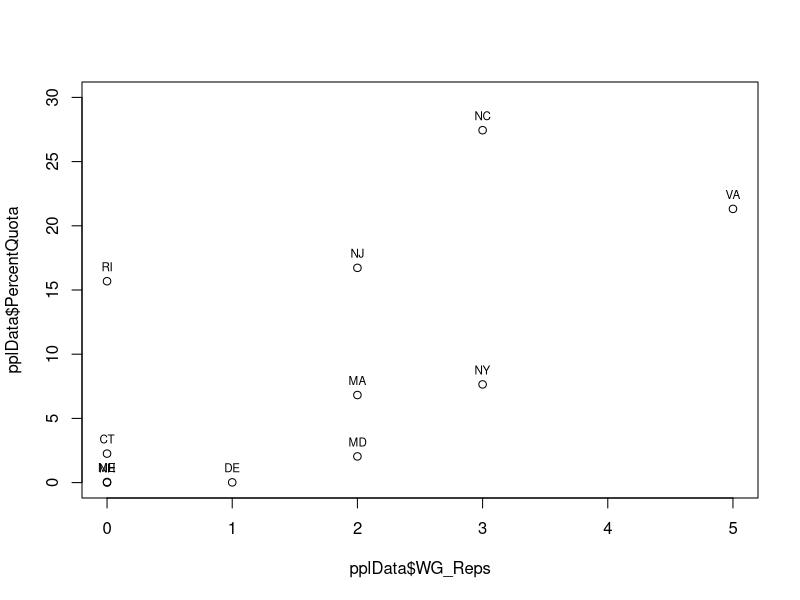
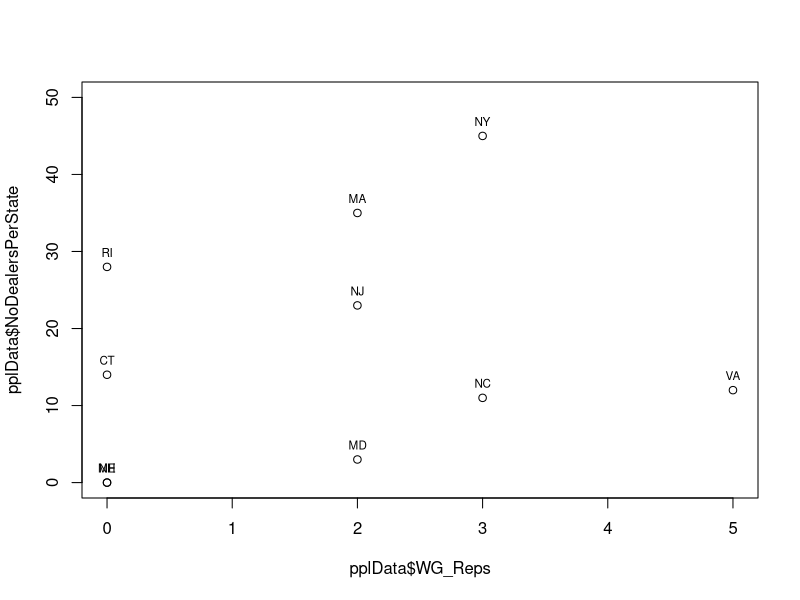
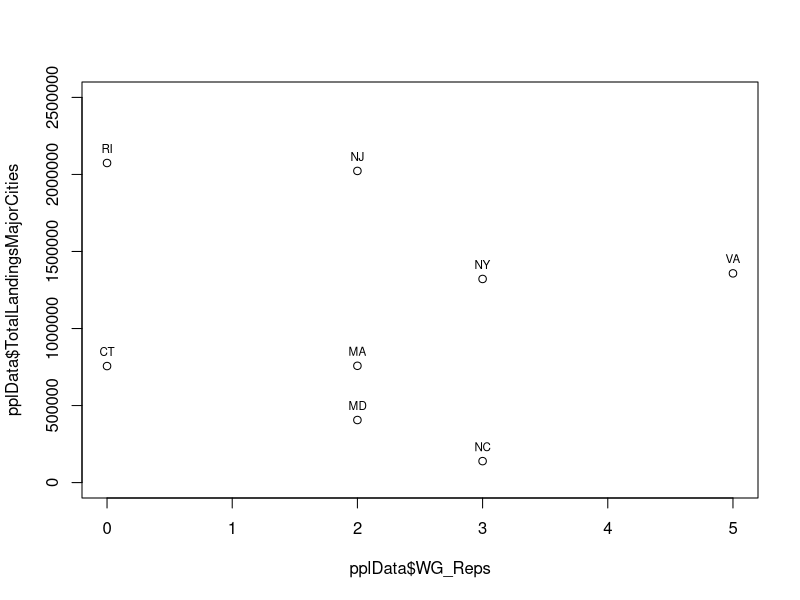
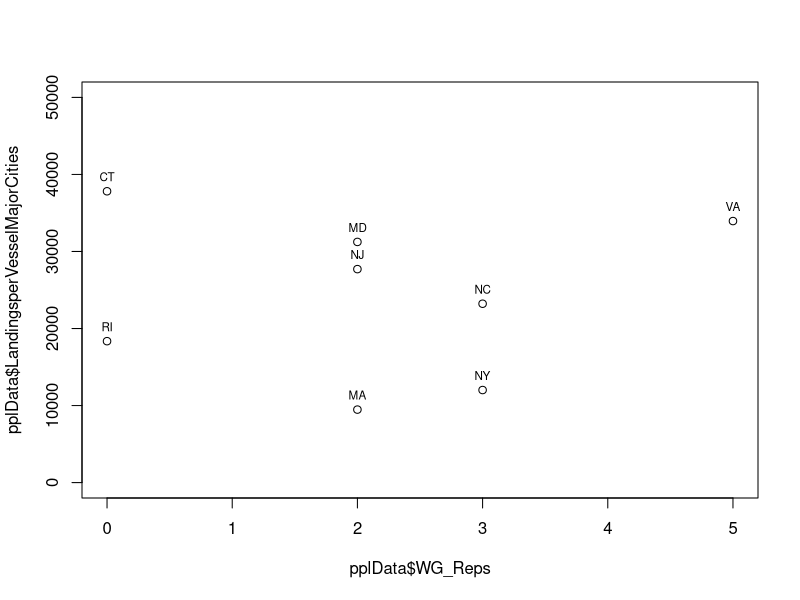
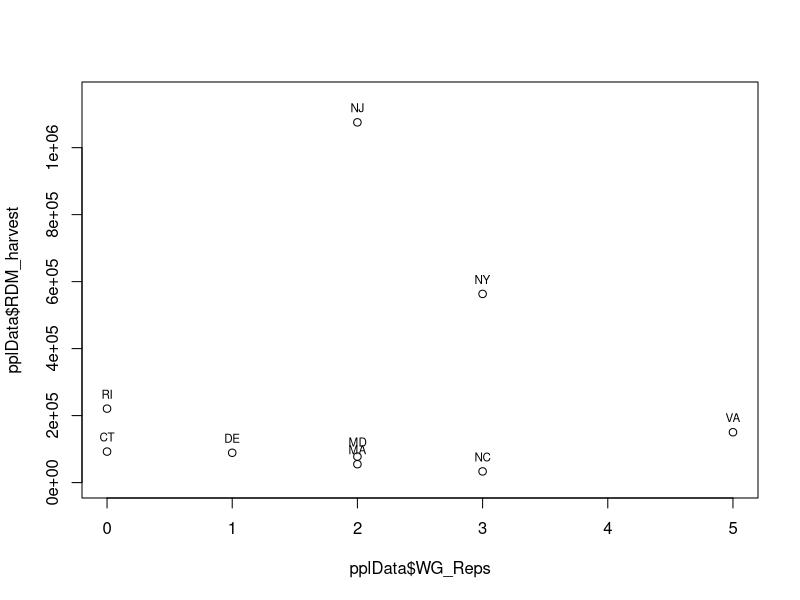
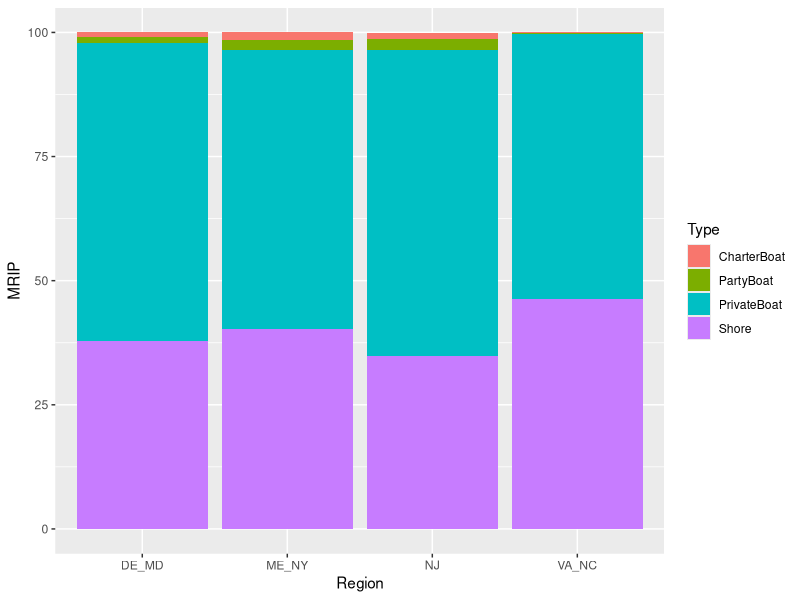
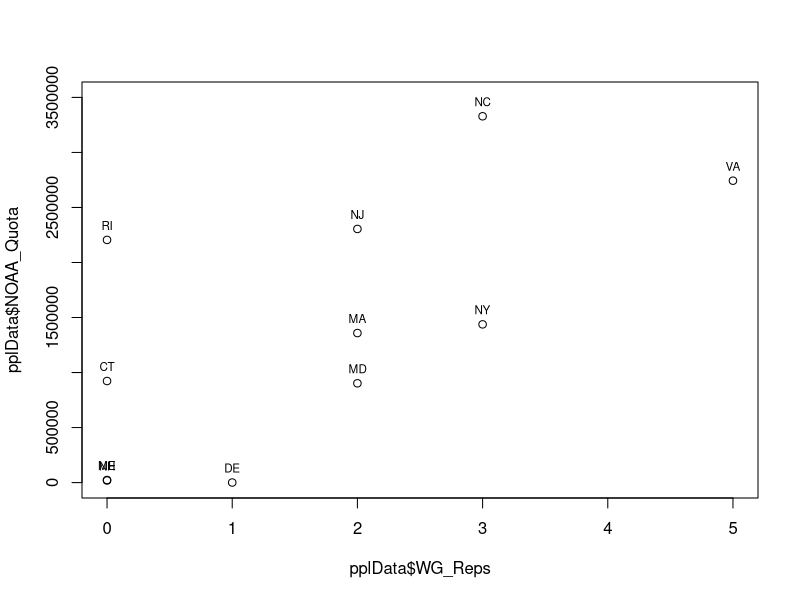
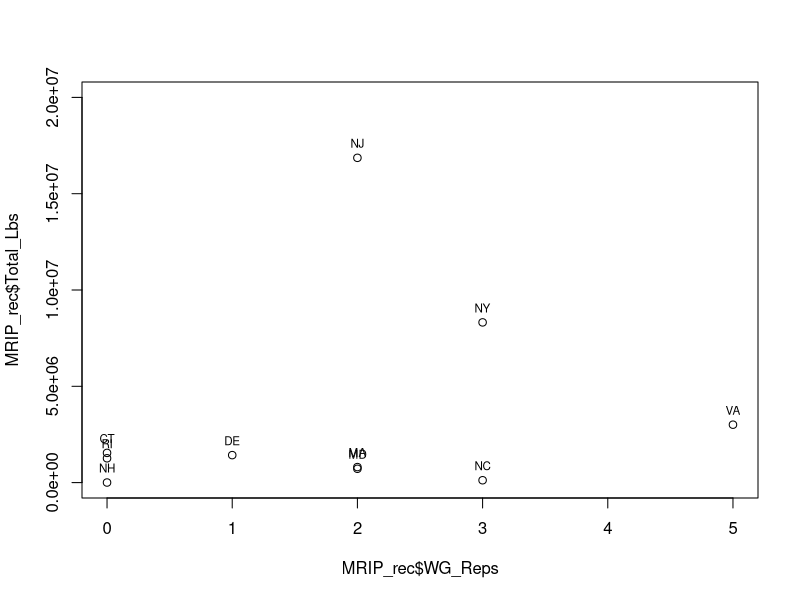

Recreate these plots in R, in order.
## ---- chunk 1
knitr::opts_chunk$set(echo = FALSE, warnings = FALSE)

library(ggplot2)
library(dplyr)

setwd("C:/Users/swulfing/OneDrive - University of Massachusetts Dartmouth/Documents/GitHub/UMassD/SummerFlounder")

pplData <- read.csv("Fluke2024WorkingGroup.csv")
RDMData <- read.csv("FlukeRDM_Data.csv")
MRIP <- read.csv("FOSS_landings.csv")



## ---- chunk 2

plot(pplData$PercentQuota ~ pplData$WG_Reps, ylim = c(0,30))
text(pplData$WG_Reps, pplData$PercentQuota, labels=pplData$State, cex= 0.7, pos = 3)

## ---- chunk 3

plot(pplData$NoDealersPerState ~ pplData$WG_Reps, ylim = c(0,50))
text(pplData$WG_Reps, pplData$NoDealersPerState, labels=pplData$State, cex= 0.7, pos = 3)

## ---- chunk 4

plot(pplData$TotalLandingsMajorCities ~ pplData$WG_Reps, ylim = c(0,2500000))
text(pplData$WG_Reps, pplData$TotalLandingsMajorCities, labels=pplData$State, cex= 0.7, pos = 3)

## ---- chunk 5

plot(pplData$LandingsperVesselMajorCities ~ pplData$WG_Reps, ylim = c(0,50000))
text(pplData$WG_Reps, pplData$LandingsperVesselMajorCities, labels=pplData$State, cex= 0.7, pos = 3)


## ---- chunk 6

plot(pplData$RDM_harvest ~ pplData$WG_Reps, ylim = c(0,1150000))
text(pplData$WG_Reps, pplData$RDM_harvest, labels=pplData$State, cex= 0.7, pos = 3)


## ---- chunk 7

#dev.off()
ggplot(RDMData, aes(x = Region, y = MRIP, fill = Type)) + 
  geom_bar(stat = "identity")

## ---- chunk 8

plot(pplData$NOAA_Quota ~ pplData$WG_Reps, ylim = c(0,3500000))
text(pplData$WG_Reps, pplData$NOAA_Quota, labels=pplData$State, cex= 0.7, pos = 3)

## ---- chunk 9
MRIP_clean <- MRIP %>%
  filter(Year >= 2020, Collection == "Recreational") %>%
  group_by(State) %>%
  summarise(Total_Lbs = sum(Pounds), Total_USD = sum(Dollars)) %>%
  mutate(State = case_when(State == "NEW YORK" ~ "NY",
         State == "NORTH CAROLINA" ~ "NC",
         State == "VIRGINIA" ~ "VA",
         State == "NEW JERSEY" ~ "NJ",
         State == "MARYLAND" ~ "MD",
         State == "MASSACHUSETTS" ~ "MA",
         State == "DELAWARE" ~ "DE",
         State == "MAINE" ~ "ME",
         State == "NEW HAMPSHIRE" ~ "NH",
         State == "RHODE ISLAND" ~ "RI",
         State == "CONNECTICUT" ~ "CT"
         ))
  
MRIP_rec <- merge(x = MRIP_clean, y = pplData, by = "State")
# MRIP_rec$WG_Reps <- as.numeric(MRIP_rec$WG_Reps)

plot(MRIP_rec$Total_Lbs ~ MRIP_rec$WG_Reps, ylim = c(0, 20000000))
text(MRIP_rec$WG_Reps, MRIP_rec$Total_Lbs, labels=MRIP_rec$State, cex= 0.7, pos = 3)

## ---- chunk 10

MRIP_3yr <- MRIP %>%
  filter(Collection == "Recreational") %>%
  filter(Year >= 2020) %>%
  mutate(YRS = "3_Yr") %>%
  group_by(State, YRS) %>%
  summarise(MeanLbs_3yr = mean(Pounds)) %>%
  mutate(State = case_when(State == "NEW YORK" ~ "NY",
         State == "NORTH CAROLINA" ~ "NC",
         State == "VIRGINIA" ~ "VA",
         State == "NEW JERSEY" ~ "NJ",
         State == "MARYLAND" ~ "MD",
         State == "MASSACHUSETTS" ~ "MA",
         State == "DELAWARE" ~ "DE",
         State == "MAINE" ~ "ME",
         State == "NEW HAMPSHIRE" ~ "NH",
         State == "RHODE ISLAND" ~ "RI",
         State == "CONNECTICUT" ~ "CT"
         )) %>%
  select(State, MeanLbs_3yr)

MRIP_historic <- MRIP %>%
  filter(Collection == "Recreational") %>%
  filter(Year < 2020) %>%
  mutate(YRS = "Historic") %>%
  group_by(State, YRS) %>%
  summarise(MeanLbs_Historic = mean(Pounds)) %>%
  mutate(State = case_when(State == "NEW YORK" ~ "NY",
         State == "NORTH CAROLINA" ~ "NC",
         State == "VIRGINIA" ~ "VA",
         State == "NEW JERSEY" ~ "NJ",
         State == "MARYLAND" ~ "MD",
         State == "MASSACHUSETTS" ~ "MA",
         State == "DELAWARE" ~ "DE",
         State == "MAINE" ~ "ME",
         State == "NEW HAMPSHIRE" ~ "NH",
         State == "RHODE ISLAND" ~ "RI",
         State == "CONNECTICUT" ~ "CT"
         ))%>%
  select(State, MeanLbs_Historic)

MRIP_compare <- merge(x = MRIP_3yr, y = MRIP_historic, by = "State") %>%
  mutate(Percent_diff = ((MeanLbs_3yr - MeanLbs_Historic)/MeanLbs_Historic)*100) %>%
  merge(x = ., y = pplData, by = 'State')

#MRIP_rec <- merge(x = MRIP_clean, y = pplData, by = "State")

plot(MRIP_compare$Percent_diff ~ MRIP_compare$WG_Reps, ylim = c(-100,0))
text(MRIP_compare$WG_Reps, MRIP_compare$Percent_diff, labels=MRIP_compare$State, cex= 0.7, pos = 3)

